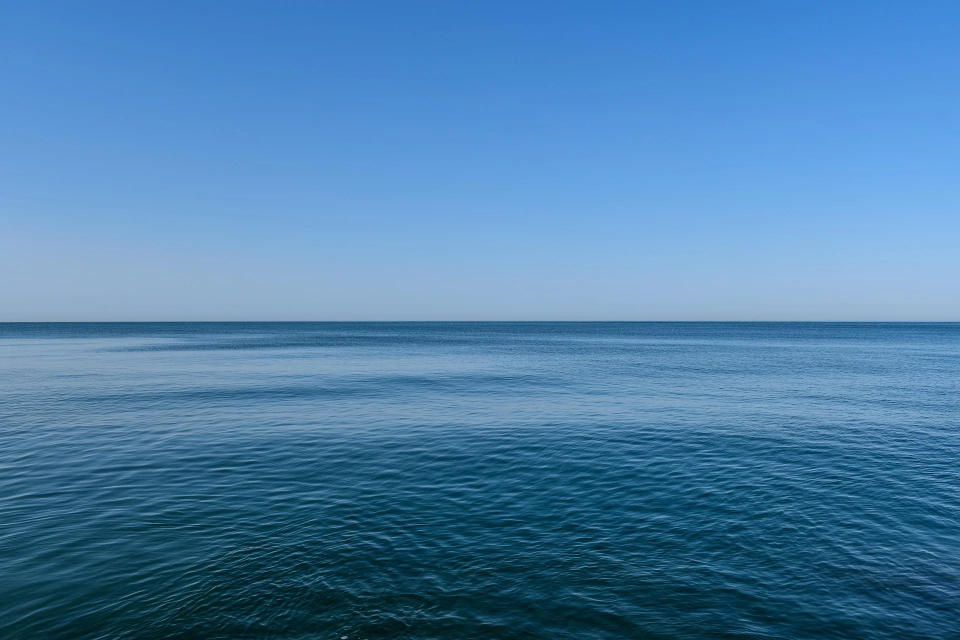
#> input picture data_uji/11514282-sea-7086932_1920.webp, 1920 x 1280 px (shown at 1/2 size); its folder holds only this picture in this run
$ jupyter execute Kompresi_SVD_WebP.ipynb
#> lines starting #> are read from the running program, lines starting #| are printed output that depends on the picture
#> further down, img_pil is the input picture: PIL image 1920x1280 RGB; mean R, G, B 76.1, 127.8, 170.8
# Praktikum Kompresi Gambar: Lossy (SVD) & Lossless (WebP)

**Deskripsi Tugas:**
1. Algoritma: Singular Value Decomposition (SVD) untuk pendekatan kompresi *Lossy*, dan WebP Encoding untuk pendekatan *Lossless*.
2. Data Uji: Minimal 20 gambar dengan ekstensi `.webp`.
3. Output: Pengukuran metrik evaluasi (Ukuran File, Rasio Kompresi, MSE, PSNR) beserta perbandingan visual citra.

## 1. Import Library
Pustaka (library) utama yang digunakan meliputi `numpy` untuk komputasi matriks SVD, `PIL` (Pillow) untuk memanipulasi citra, `matplotlib` untuk visualisasi grafik/citra, serta `os` dan `pandas` untuk manipulasi direktori dan tabel data.

[cell 1]
import os
import numpy as np
import matplotlib.pyplot as plt
from PIL import Image
import time
import pandas as pd

## 2. Definisi Fungsi Kompresi Lossy (SVD)
Metode Singular Value Decomposition (SVD) memfaktorkan matriks citra menjadi tiga matriks komponen: $U$, $\Sigma$, dan $V^T$. Dengan mereduksi jumlah nilai singular (hanya mempertahankan $k$ nilai terbesar), citra dapat direkonstruksi dengan kebutuhan penyimpanan data yang jauh lebih kecil (merupakan sifat kompresi *Lossy*).

Karena citra uji berwarna (RGB), operasi SVD diterapkan secara terpisah pada masing-masing *channel* warna (Red, Green, Blue).

[cell 2]
def compress_image_svd(image_array, k):
    """
    Menerapkan kompresi Lossy menggunakan SVD pada citra RGB.
    Parameter 'k' merepresentasikan jumlah nilai singular (singular values) yang dipertahankan.
    """
#> called with k = 50
    # Pemisahan channel warna RGB
    r = image_array[:, :, 0]
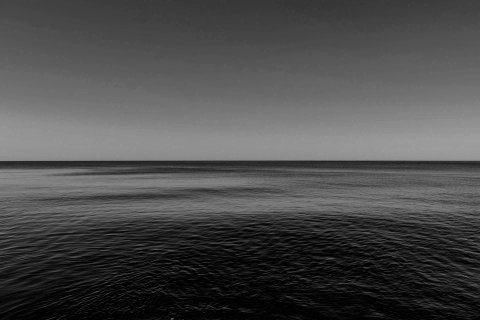
#> r: shape (1280, 1920) (shown at 1/4 size); min 0, max 159, mean 76.1
    g = image_array[:, :, 1]
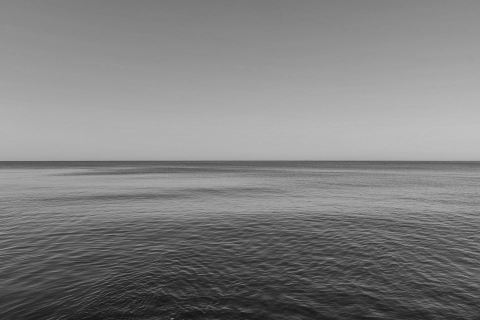
#> g: shape (1280, 1920) (shown at 1/4 size); min 14, max 205, mean 127.8
    b = image_array[:, :, 2]
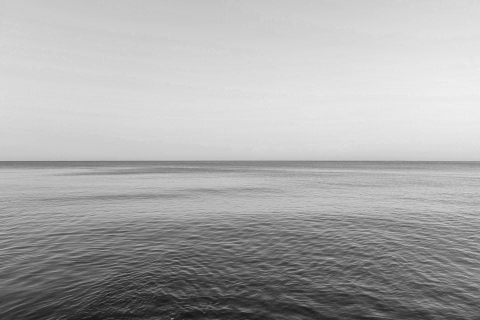
#> b: shape (1280, 1920) (shown at 1/4 size); min 18, max 244, mean 170.8

    # Fungsi internal untuk kompresi matriks 2D pada satu channel
    def compress_channel(channel, k):
#> called with k = 50
        U, S, Vt = np.linalg.svd(channel, full_matrices=False)
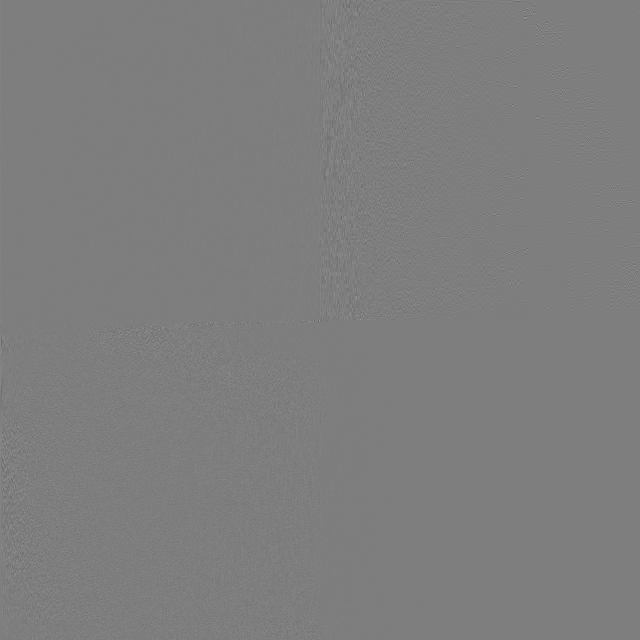
#> U: shape (1280, 1280) float64 (shown at 1/2 size); min -0.698, max 0.712, mean 2.38e-05; drawn with min black and max white
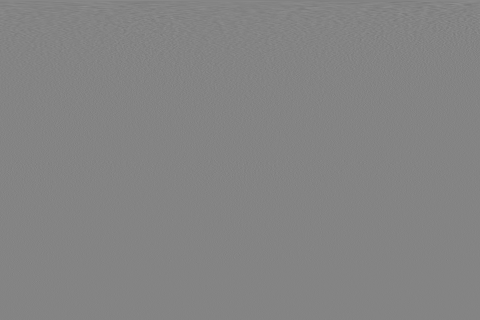
#> Vt: shape (1280, 1920) float64 (shown at 1/4 size); min -0.521, max 0.485, mean 1.73e-05; drawn with min black and max white
#> S = 1280 values, max 136836.7 at index 0, min 8.95e-12 at index 1279, mean 368.8
        # Proses rekonstruksi matriks menggunakan k nilai singular utama
        reconstructed = np.dot(U[:, :k], np.dot(np.diag(S[:k]), Vt[:k, :]))
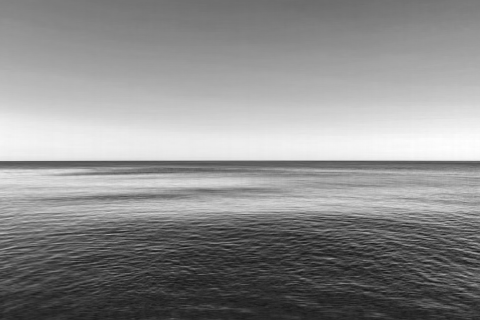
#> reconstructed: shape (1280, 1920) float64 (shown at 1/4 size); min -25.07, max 158.2, mean 76.1; drawn with min black and max white
        return reconstructed

    r_comp = compress_channel(r, k)
    g_comp = compress_channel(g, k)
    b_comp = compress_channel(b, k)

    # Penggabungan kembali channel warna dan normalisasi nilai piksel ke rentang (0-255)
    compressed_img_array = np.stack((r_comp, g_comp, b_comp), axis=2)
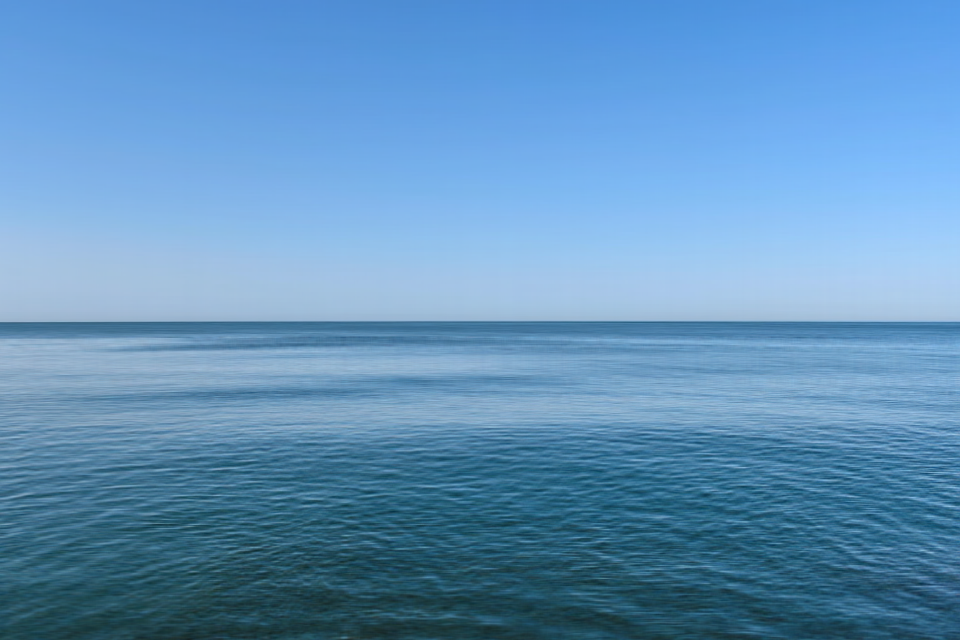
#> compressed_img_array: shape (1280, 1920, 3) float64 (shown at 1/2 size); mean of channels 0, 1, 2 76.1, 127.8, 170.8; drawn with min black and max white
    compressed_img_array = np.clip(compressed_img_array, 0, 255).astype('uint8')

    return compressed_img_array

## 3. Definisi Fungsi Kompresi Lossless (WebP)
Format WebP menyediakan fitur kompresi *lossless*, di mana algoritma ini dapat mereduksi ukuran file melalui efisiensi struktur data (*predictive coding*) tanpa membuang informasi piksel. Hal ini memastikan kualitas citra hasil kompresi 100% identik dengan citra aslinya.

[cell 3]
def compress_image_lossless_webp(image_pil, output_path):
    """
    Menerapkan kompresi Lossless dengan memanfaatkan algoritma encoding format WebP.
    """
    # Penyimpanan gambar dengan format WebP menggunakan parameter lossless=True
    image_pil.save(output_path, 'webp', lossless=True, quality=100)
    return Image.open(output_path)

## 4. Fungsi Evaluasi Metrik
Tahap ini mendefinisikan fungsi matematis untuk mengukur tingkat keberhasilan kompresi. Metrik yang dihitung mencakup Mean Squared Error (MSE), Peak Signal-to-Noise Ratio (PSNR), dan ukuran ruang penyimpanan (file size).

[cell 4]
def calculate_mse(imageA, imageB):
    err = np.sum((imageA.astype("float") - imageB.astype("float")) ** 2)
#> err = 424883035
    err /= float(imageA.shape[0] * imageA.shape[1] * imageA.shape[2])
#> err = 57.63
    return err

def calculate_psnr(imageA, imageB):
    mse = calculate_mse(imageA, imageB)
    if mse == 0:
        return 100 # Citra identik secara komputasional
    PIXEL_MAX = 255.0
    return 20 * np.log10(PIXEL_MAX / np.sqrt(mse))

def get_file_size(filepath):
    return os.path.getsize(filepath) / 1024 # Konversi Bytes ke KB

## 5. Inisialisasi Direktori Data
Sistem memastikan bahwa direktori kerja untuk penempatan dataset uji (`data_uji`) dan penyimpanan hasil evaluasi (`hasil_kompresi`) telah dialokasikan dengan benar.

[cell 5]
input_folder = "data_uji"
output_folder = "hasil_kompresi"

# Pembuatan direktori secara otomatis jika belum tersedia pada sistem
os.makedirs(input_folder, exist_ok=True)
os.makedirs(output_folder, exist_ok=True)

print(f"Direktori input '{input_folder}' siap digunakan. Dataset akan dibaca dari direktori ini.")

## 6. Proses Kompresi Utama (Batch Processing)
Seluruh file berekstensi `.webp` yang berlokasi di direktori data uji akan diproses secara iteratif. Setiap citra dikenakan algoritma SVD (Lossy) dan WebP Encoding (Lossless), yang kemudian diikuti oleh pencatatan durasi eksekusi, perbandingan ukuran file, serta pengujian kualitas citra berdasarkan MSE dan PSNR.

[cell 6]
# Penentuan parameter k untuk SVD
k_svd = 50 # Jumlah nilai singular yang dipertahankan (mengendalikan trade-off kompresi vs kualitas visual)

image_files = [f for f in os.listdir(input_folder) if f.lower().endswith('.webp')]

if len(image_files) < 20:
    print(f"Informasi: Terdapat {len(image_files)} gambar di direktori {input_folder}. Kriteria tugas menetapkan minimum 20 data uji.")

results = []

for filename in image_files:
    file_path = os.path.join(input_folder, filename)
    original_size = get_file_size(file_path)

    # Membaca matriks citra asli
    img_pil = Image.open(file_path).convert('RGB')
    img_array = np.array(img_pil)

    # 1. Proses Kompresi Lossy (Metode SVD)
    start_time = time.time()
    svd_compressed_array = compress_image_svd(img_array, k_svd)
    svd_time = time.time() - start_time

    # Menyimpan hasil rekonstruksi SVD ke wujud file
    svd_img_pil = Image.fromarray(svd_compressed_array)
    svd_output_path = os.path.join(output_folder, f"svd_lossy_{filename}")
    svd_img_pil.save(svd_output_path, 'webp', quality=50)
    svd_size = get_file_size(svd_output_path)

    # Perhitungan Metrik untuk Lossy
    svd_mse = calculate_mse(img_array, svd_compressed_array)
#> svd_mse = 57.63
    svd_psnr = calculate_psnr(img_array, svd_compressed_array)
#> svd_psnr = 30.52

    # 2. Proses Kompresi Lossless (WebP Format)
    lossless_output_path = os.path.join(output_folder, f"webp_lossless_{filename}")
    start_time = time.time()
    lossless_img_pil = compress_image_lossless_webp(img_pil, lossless_output_path)
    lossless_time = time.time() - start_time

    lossless_size = get_file_size(lossless_output_path)

    # Perhitungan Metrik untuk Lossless
    lossless_img_array = np.array(lossless_img_pil)
    lossless_mse = calculate_mse(img_array, lossless_img_array)
#> lossless_mse = 0
    lossless_psnr = calculate_psnr(img_array, lossless_img_array)
#> lossless_psnr = 100

    # Perekaman data hasil komputasi
    results.append({
        'Nama File': filename,
        'Ukuran Asli (KB)': round(original_size, 2),
        'Ukuran SVD Lossy (KB)': round(svd_size, 2),
        'SVD MSE': round(svd_mse, 2),
        'SVD PSNR (dB)': round(svd_psnr, 2),
        'Waktu SVD (s)': round(svd_time, 4),
        'Ukuran WebP Lossless (KB)': round(lossless_size, 2),
        'Lossless MSE': round(lossless_mse, 2),  # Secara teori bernilai 0
        'Lossless PSNR (dB)': round(lossless_psnr, 2), # Representasi nilai maksimal/identik
        'Waktu WebP (s)': round(lossless_time, 4)
    })

# Penyajian data evaluasi ke dalam struktur tabel interaktif
df_results = pd.DataFrame(results)
#> df_results = table of 1 rows and 10 columns
df_results
#> Out = table of 1 rows and 10 columns

## 7. Visualisasi Perbandingan Citra
# Tampilan berikut menunjukkan komparasi visual antara citra orisinal, hasil kompresi SVD, dan hasil format WebP.

[cell 7]
if len(image_files) > 0:
    sample_file = image_files[0]

    original_img = Image.open(os.path.join(input_folder, sample_file)).convert('RGB')
    svd_img = Image.open(os.path.join(output_folder, f"svd_lossy_{sample_file}"))
    lossless_img = Image.open(os.path.join(output_folder, f"webp_lossless_{sample_file}"))

    fig, axes = plt.subplots(1, 3, figsize=(15, 5))

    axes[0].imshow(original_img)
    axes[0].set_title("Original Image")
    axes[0].axis('off')

    axes[1].imshow(svd_img)
    axes[1].set_title(f"Lossy (SVD, k={k_svd})")
    axes[1].axis('off')

    axes[2].imshow(lossless_img)
    axes[2].set_title("Lossless (WebP)")
    axes[2].axis('off')

    plt.tight_layout()
    plt.show()

$ run again, on data_uji/carloyuen-skyscrapers-5838029_1920.webp
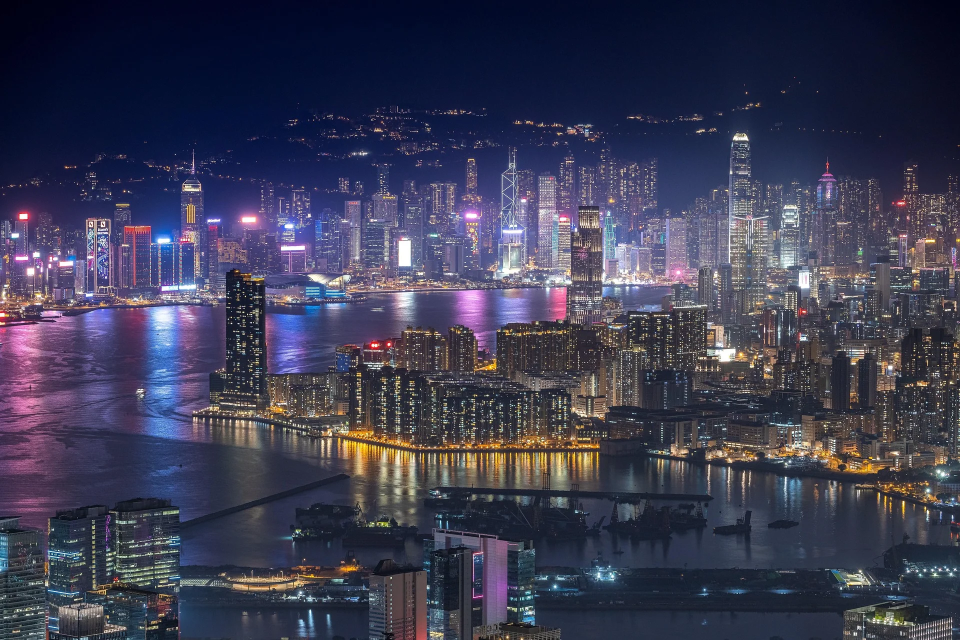
#> input picture data_uji/carloyuen-skyscrapers-5838029_1920.webp, 1920 x 1280 px (shown at 1/2 size)
#> img_pil is the input picture: PIL image 1920x1280 RGB; mean R, G, B 60.6, 60.6, 83
#> S = 1280 values, max 111301.7 at index 0, min 2.93 at index 1279, mean 961.9
#> in compress_channel (call 3), `U, S, Vt = np.linalg.svd(channel, full_matrices=False)`:
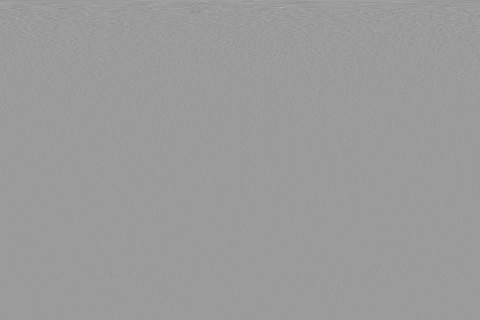
#> Vt: shape (1280, 1920) float64 (shown at 1/4 size); min -0.457, max 0.294, mean 1.47e-05; drawn with min black and max white
#> S = 1280 values, max 138846.1 at index 0, min 3.03 at index 1279, mean 907.6
#> in compress_image_svd, `compressed_img_array = np.clip(compressed_img_array, 0, 255).astype('u..`:
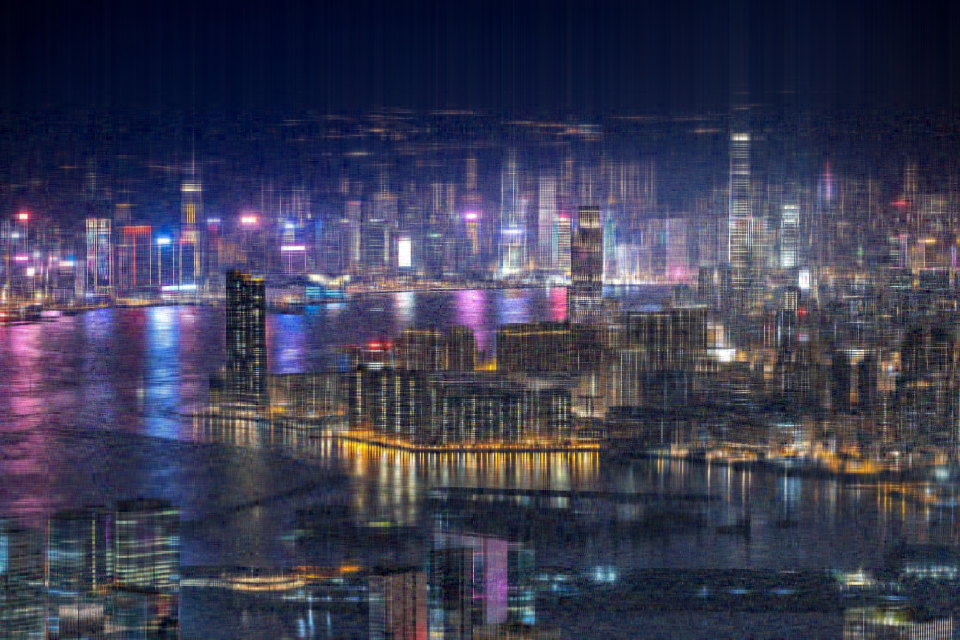
#> compressed_img_array: shape (1280, 1920, 3) (shown at 1/2 size); mean of channels 0, 1, 2 60.1, 60.1, 82.5; drawn as R, G, B
#> in calculate_mse, `err = np.sum((imageA.astype("float") - imageB.astype("float")) ** 2)`: err = 3.04e+09
#> in calculate_mse, `err /= float(imageA.shape[0] * imageA.shape[1] * imageA.shape[2])`: err = 412
#> svd_psnr = 21.98
#> lossless_mse = 0
#> lossless_psnr = 100
#> df_results = table of 1 rows and 10 columns

$ run again, on data_uji/ctmerpmdqabjpwkmwaro.webp
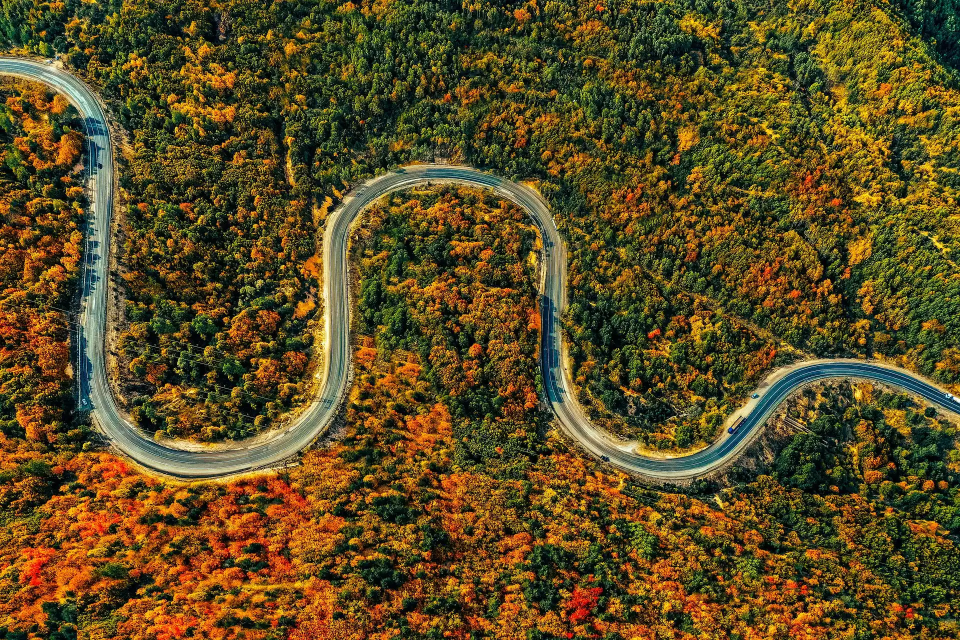
#> input picture data_uji/ctmerpmdqabjpwkmwaro.webp, 1920 x 1280 px (shown at 1/2 size)
#> img_pil is the input picture: PIL image 1920x1280 RGB; mean R, G, B 92.6, 75.9, 35
#> S = 1280 values, max 148037.9 at index 0, min 203 at index 1279, mean 2172.5
#> S = 1280 values, max 120192.5 at index 0, min 208.7 at index 1279, mean 1951.1
#> in compress_channel (call 2), `reconstructed = np.dot(U[:, :k], np.dot(np.diag(S[:k]), Vt[:k, :]))`:
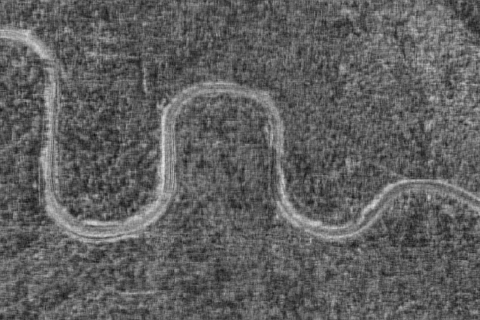
#> reconstructed: shape (1280, 1920) float64 (shown at 1/4 size); min -54.53, max 293.7, mean 75.9; drawn with min black and max white
#> in compress_image_svd, `compressed_img_array = np.clip(compressed_img_array, 0, 255).astype('u..`:
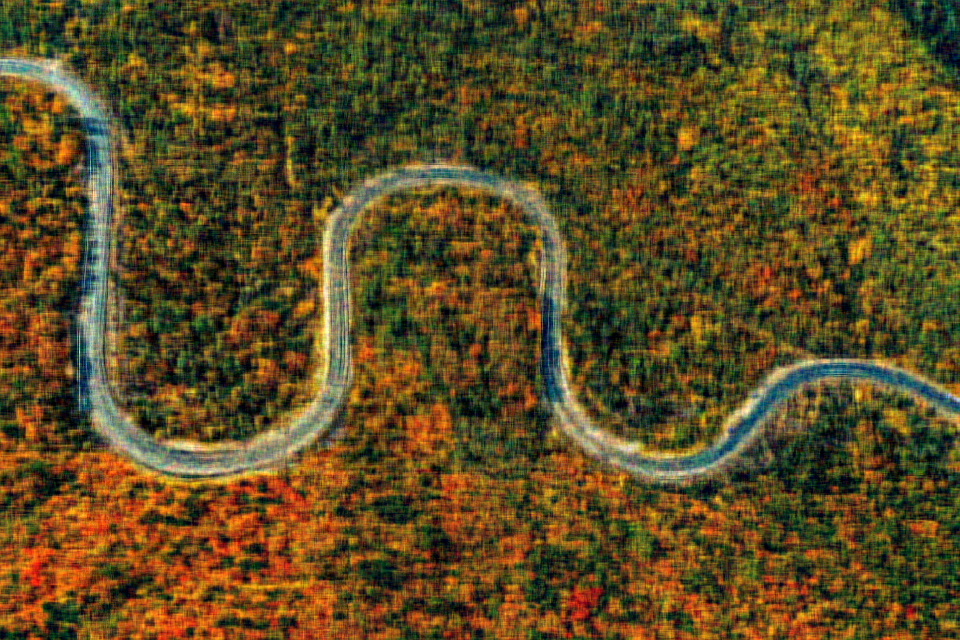
#> compressed_img_array: shape (1280, 1920, 3) (shown at 1/2 size); mean of channels 0, 1, 2 92.4, 75.4, 34.6; drawn as R, G, B
#> in calculate_mse, `err = np.sum((imageA.astype("float") - imageB.astype("float")) ** 2)`: err = 1.29e+10
#> in calculate_mse, `err /= float(imageA.shape[0] * imageA.shape[1] * imageA.shape[2])`: err = 1745
#> svd_psnr = 15.71
#> lossless_mse = 0
#> lossless_psnr = 100
#> df_results = table of 1 rows and 10 columns
